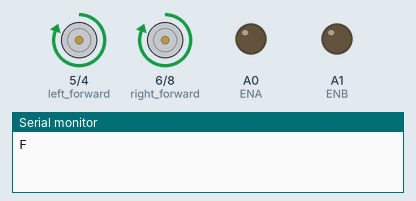
Recording of a sketch running on a simulated Arduino Uno, built with avr-gcc and run on an emulated ATmega328P. Parts: motor-driver pin pairs drawn as motors (green arrow = first pin HIGH = forward, orange = second pin HIGH = backward, longer = more drive), output pins drawn as LEDs (lit = HIGH), the last lines printed to the serial monitor.

Above: at 0.5 s.
At 2.5 s:
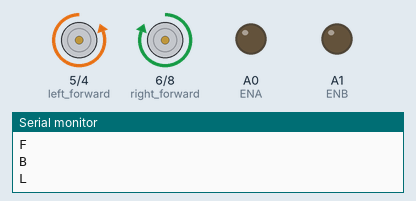
Timing chart, 0 to 5.2 s (numbered marks = the images above):
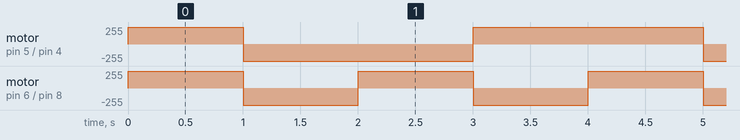

The sketch:

Car_Demo.ino
```cpp
// C++ code


#define ENA A0
#define ENB A1
int sA = 70;
int sB = 50;

void setup() {

  Serial.begin(9600);


  pinMode(4, OUTPUT); //  left backward
  pinMode(5, OUTPUT); //  left forward
  pinMode(6, OUTPUT); //  right forward
  pinMode(8, OUTPUT); //  right backward

  pinMode(ENA, OUTPUT);
  pinMode(ENB, OUTPUT);

  analogWrite(ENA, HIGH);
  analogWrite(ENB, HIGH);

}

void Stop()
{
  Serial.println("S");
  digitalWrite(4,LOW);
  digitalWrite(5,LOW);
  digitalWrite(6,LOW);
  digitalWrite(8,LOW);
}

void Forward()
{
  Serial.println("F");
  digitalWrite(4,LOW);
  digitalWrite(5,HIGH);
  digitalWrite(6,HIGH);
  digitalWrite(8,LOW);
}
void Backward()
{
  Serial.println("B");
  digitalWrite(4,HIGH);
  digitalWrite(5,LOW);
  digitalWrite(6,LOW);
  digitalWrite(8,HIGH);

}
void left() {
  Serial.println("L");
  digitalWrite(4,HIGH);
  digitalWrite(5,LOW);
  digitalWrite(6,HIGH);
  digitalWrite(8,LOW);

}
void right() {
  Serial.println("R");
  digitalWrite(4,LOW);
  digitalWrite(5,HIGH);
  digitalWrite(6,LOW);
  digitalWrite(8,HIGH);
}

void loop()
{

  analogWrite(ENA, sA);
  analogWrite(ENB, sB);
  Forward();
  delay(1000);

  Backward();
  delay(1000);
  left();
  delay(1000);
  right();
  delay(1000);
}
```

Measured:
- by itself, motor on pin 5 (left_forward) / pin 4 (left_backward): repeats every 4.0 s: backward 255/255 2.0 s, forward 255/255 2.0 s
- by itself, motor on pin 6 (right_forward) / pin 8 (right_backward): alternates forward 255/255 for 1.0 s and backward 255/255 for 1.0 s
